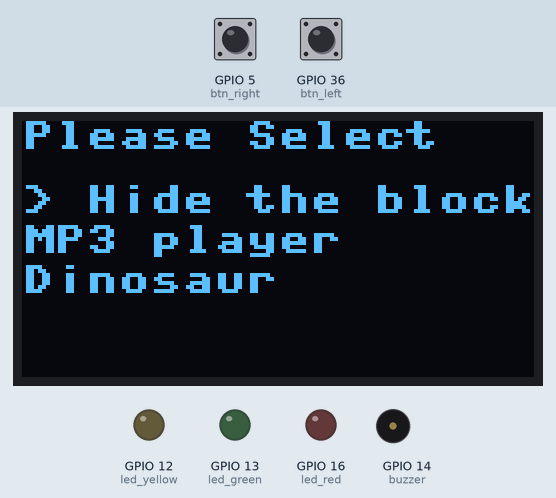
Simulated run of this program. Board: ESP32 board running MicroPython. Parts: 128×64 one-colour display, output pins drawn as LEDs (lit = HIGH), buzzer (waves = sounding, pin HIGH). Inputs (shaded band) come from the test bench; at power-on: GPIO 5 (btn_right) HIGH, GPIO 36 (btn_left) HIGH. Random numbers come from a fixed seed; library files of the repository ran but are not shown: ssd1306.py.

Above: at 1.2 s.
1.3 s: GPIO 5 (btn_right) pulled LOW for 0.15 s
At 1.8 s:
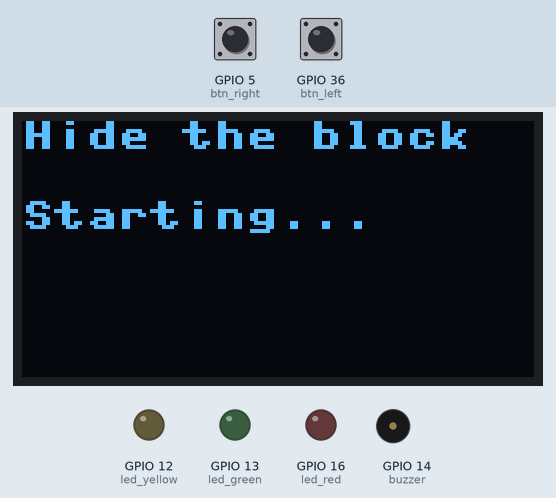
2.0 s: GPIO 36 (btn_left) pulled LOW for 1 s
At 2.42 s:
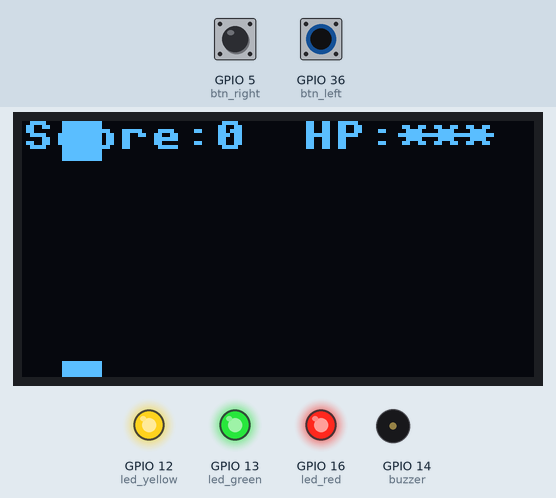
3.6 s: GPIO 5 (btn_right) pulled LOW for 0.15 s
At 3.79 s:
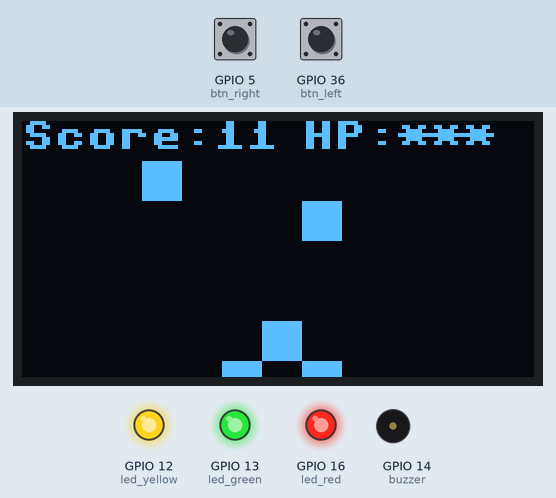
4.3 s: GPIO 36 (btn_left) pulled LOW for 0.15 s
At 13.2 s:
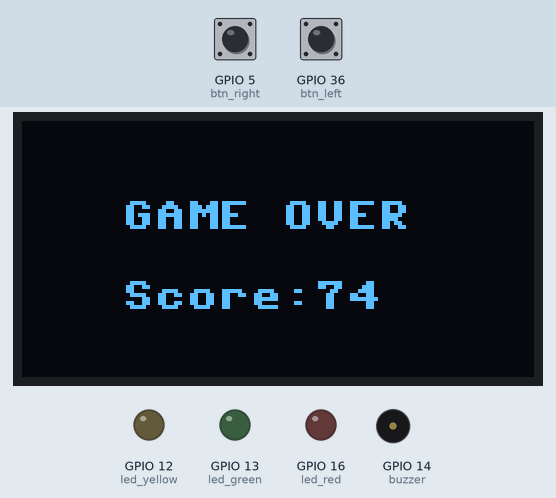
Timing chart, 0 to 14.7 s (numbered marks = the images above; inputs shaded):
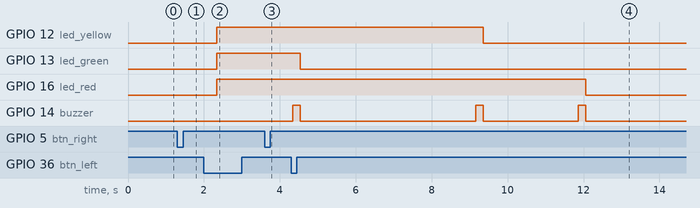

The program:

main.py
```python
from machine import Pin, I2C
import ssd1306
import time
import menu  # 引入選單模組
import Hide_the_block  # 引入躲方塊遊戲模組
import dionsaur  # 引入 Dino Game 模組

# OLED 初始化
i2c = I2C(0, scl=Pin(22), sda=Pin(21))
oled = ssd1306.SSD1306_I2C(128, 64, i2c)

# 按鈕
btn_left = Pin(36, Pin.IN, Pin.PULL_UP)
btn_right = Pin(5, Pin.IN, Pin.PULL_UP)
btn_confirm = Pin(5, Pin.IN, Pin.PULL_UP)  # 用來返回選單的按鈕

# LED 初始化
led_red = Pin(16, Pin.OUT)
led_yellow = Pin(12, Pin.OUT)
led_green = Pin(13, Pin.OUT)

# 蜂鳴器
buzzer = Pin(14, Pin.OUT)

# --- 統一執行模式框架 ---
def run_mode(title, function_to_run):
    # 顯示模式名稱
    oled.fill(0)
    oled.text(title, 0, 0)
    oled.text("Starting...", 0, 20)
    oled.show()
    time.sleep(1)

    # 執行該模式
    function_to_run()

    # 回主選單動畫
    oled.fill(0)
    oled.text(title, 0, 0)
    oled.text("Returning...", 0, 20)
    oled.show()
    time.sleep(1)

# --- 顯示選單並進行選擇 ---
def start_game():
    while True:  # 改成 while True → 回選單後可以繼續再選
        mode_index = None
        while mode_index is None:
            menu.display_menu(oled)  # 顯示選單
            mode_index = menu.change_mode()  # 監測選擇

        # 根據選擇的模式啟動遊戲
        if mode_index == 0:
            run_mode("Hide the block", lambda: Hide_the_block.start_dodge_game(
                oled, btn_left, btn_right, led_red, led_yellow, led_green, buzzer, btn_confirm))
        elif mode_index == 1:
            run_mode("MP3 Player", start_mp3_player)
        elif mode_index == 2:
            run_mode("Dinosaur", start_new_game)

# --- MP3 撥放器 ---
def start_mp3_player():
    oled.fill(0)
    oled.text("MP3 Player", 0, 0)
    oled.text("Function closed", 0, 20)
    oled.text("Please return to menu", 0, 40)
    oled.text("menu", 0, 50)
    oled.show()

    # 等待確認鍵按下
    while btn_confirm.value():  # 按下才結束
        time.sleep(0.1)

# --- 待開發遊戲 ---
def start_new_game():
    dionsaur.start_dino_game()


    # 等待確認鍵按下
    while btn_confirm.value():
        time.sleep(0.1)

# --- 主程式 ---
start_game()  # 啟動選單系統並根據選擇啟動遊戲
```

menu.py
```python
from machine import Pin
import time

# 按鈕
btn_up = Pin(36, Pin.IN, Pin.PULL_UP)
btn_confirm = Pin(5, Pin.IN, Pin.PULL_UP)

# 模式列表
modes = ["Hide the block", "MP3 player", "Dinosaur"]
mode_index = 0  # 初始選擇第一個模式

# 顯示選單
def display_menu(oled):
    oled.fill(0)
    oled.text("Please Select", 0, 0)
    for i, mode in enumerate(modes):
        if i == mode_index:
            oled.text("> " + mode, 0, 16 + i*10)  # 游標指示當前選項
        else:
            oled.text(mode, 0, 16 + i*10)
    oled.show()

# 改變選擇的模式
def change_mode():
    global mode_index
    if not btn_up.value():
        mode_index = (mode_index + 1) % len(modes)  # 向上移動，循環選擇
        time.sleep(0.2)  # 防止按鈕彈跳
    if not btn_confirm.value():
        return mode_index
    return None
```

Hide_the_block.py
```python
from machine import Pin, I2C
import ssd1306
import time
import random
import sys

# 躲方塊小遊戲的邏輯，將所需的硬體引腳作為參數傳遞進來
def start_dodge_game(oled, btn_left, btn_right, led_red, led_yellow, led_green, buzzer, btn_confirm):
    try:
        # 初始化遊戲變數
        player_x = 2
        player_y = 6
        obstacles = []      # [(x, y), ...]
        score = 0
        hp = 3
        speed = 0.5

        # 更新 LED 顯示
        def update_led():
            if hp >= 3:
                led_green.value(1)
                led_yellow.value(1)
                led_red.value(1)
            elif hp == 2:
                led_green.value(0)
                led_yellow.value(1)
                led_red.value(1)
            elif hp == 1:
                led_green.value(0)
                led_yellow.value(0)
                led_red.value(1)
            else:
                led_green.value(0)
                led_yellow.value(0)
                led_red.value(0)

        # 畫面更新
        def draw():
            oled.fill(0)
            oled.text("Score:{}".format(score), 0, 0)
            oled.text("HP:{}".format('*'*hp), 70, 0)
            oled.fill_rect(player_x*10, player_y*10, 10, 10, 1)  # 玩家
            for ox, oy in obstacles:
                oled.fill_rect(ox*10, oy*10, 10, 10, 1)           # 障礙物
            oled.show()

        # 更新障礙物狀態
        def update_obstacles():
            nonlocal hp
            new_obs = []
            for ox, oy in obstacles:
                oy += 1
                if oy == player_y and ox == player_x:
                    hp -= 1
                    led_red.value(1)
                    buzzer.value(1)
                    time.sleep(0.2)
                    led_red.value(0)
                    buzzer.value(0)
                    update_led()
                elif oy < 7:
                    new_obs.append((ox, oy))
            obstacles.clear()
            obstacles.extend(new_obs)
            if random.random() < 0.3:
                obstacles.append((random.randint(0, 11), 0))

        update_led()
        loop_count = 0
        while True:
            if not btn_left.value() and player_x > 0:
                player_x -= 1
            if not btn_right.value() and player_x < 11:
                player_x += 1

            if loop_count % 5 == 0:
                update_obstacles()
                draw()
                score += 1

            loop_count += 1
            time.sleep(0.02)

            if hp <= 0:
                oled.fill(0)
                oled.text("GAME OVER", 25, 20)
                oled.text("Score:{}".format(score), 25, 40)
                oled.show()
                update_led()

                # 等待 5 秒後自動返回選單
                time.sleep(3)

                # 清空顯示並顯示返回訊息
                oled.fill(0)  # 清空顯示
                oled.text("Returning...", 0, 0)
                oled.show()
                time.sleep(1)

                # 跳回選單
                return  # 直接返回 start_game() 並重新啟動選單

    except Exception as e:
        sys.print_exception(e)
```

dionsaur.py
```python
from machine import Pin, I2C
import ssd1306
import time
import random

# OLED 初始化
i2c = I2C(0, scl=Pin(22), sda=Pin(21))
oled = ssd1306.SSD1306_I2C(128, 64, i2c)

# 按鈕設定
btn_jump = Pin(36, Pin.IN, Pin.PULL_UP)  # 用來跳躍的按鈕（GPIO36）

# 恐龍位置
dino_x = 10
dino_y = 50
dino_vy = 0  # 垂直速度
gravity = 3  # 重力
jump_strength = -12  # 跳躍時給一個負速度
ground_y = 50  # 地面高度

# 障礙物設定
obstacles = []  # [(x, y), ...]
obstacle_speed = 10  # 障礙物速度
obstacle_cooldown = 0  # 兩個障礙物之間的冷卻時間（frame 數）

# 分數
score = 0

# 畫畫面
def draw():
    oled.fill(0)
    oled.fill_rect(dino_x, int(dino_y), 10, 10, 1)  # 恐龍
    for ox, oy in obstacles:
        oled.fill_rect(ox, oy, 10, 10, 1)  # 障礙物
    oled.text(f"Score: {score}", 0, 0)
    oled.show()

# 更新恐龍狀態
def update_dino():
    global dino_y, dino_vy
    dino_y += dino_vy
    dino_vy += gravity

    # 不要低於地面
    if dino_y > ground_y:
        dino_y = ground_y
        dino_vy = 0

# 移動障礙物
def move_obstacles():
    global obstacles, obstacle_cooldown
    new_obstacles = []
    for ox, oy in obstacles:
        ox -= obstacle_speed
        if ox > -10:  # 還沒超出畫面左邊
            new_obstacles.append((ox, oy))
    obstacles.clear()
    obstacles.extend(new_obstacles)

    # 更新 cooldown
    if obstacle_cooldown > 0:
        obstacle_cooldown -= 1

    # 隨機生成障礙物，需 cooldown 完成才能出新障礙物
    if obstacle_cooldown == 0 and random.random() < 0.05:
        obstacles.append((128, ground_y))
        obstacle_cooldown = random.randint(20, 40)  # 20~40 frame 才能出下一個障礙物

# 檢查碰撞
def check_collision_with_obstacle():
    for ox, oy in obstacles:
        if ox < dino_x + 10 and ox + 10 > dino_x and oy < dino_y + 10 and oy + 10 > dino_y:
            return True
    return False

# 主遊戲循環
def start_dino_game():
    global score, dino_y, dino_vy, obstacles, obstacle_cooldown
    # 初始化
    dino_y = ground_y
    dino_vy = 0
    obstacles = []
    obstacle_cooldown = 0
    score = 0

    oled.fill(0)
    oled.text("Dino Game!", 0, 0)
    oled.text("Press B Jump", 0, 20)
    oled.show()
    time.sleep(1)

    while True:
        # 按下跳躍按鈕
        if not btn_jump.value():
            if dino_y >= ground_y:  # 只能在地面跳
                dino_vy = jump_strength

        # 更新狀態
        update_dino()
        move_obstacles()

        # 檢查碰撞
        if check_collision_with_obstacle():
            oled.fill(0)
            oled.text("GAME OVER", 25, 20)
            oled.text(f"Score: {score}", 25, 40)
            oled.show()
            time.sleep(2)
            break  # 回主選單

        # 畫畫面
        draw()

        # 更新分數
        score += 1
        time.sleep(0.05)  # 控制速度
```

Measured:
- after the input at 1.3 s, the display: changes at once (image 1)
- after the input at 4.3 s, GPIO 16 (led_red): HIGH → LOW after 7.8 s
